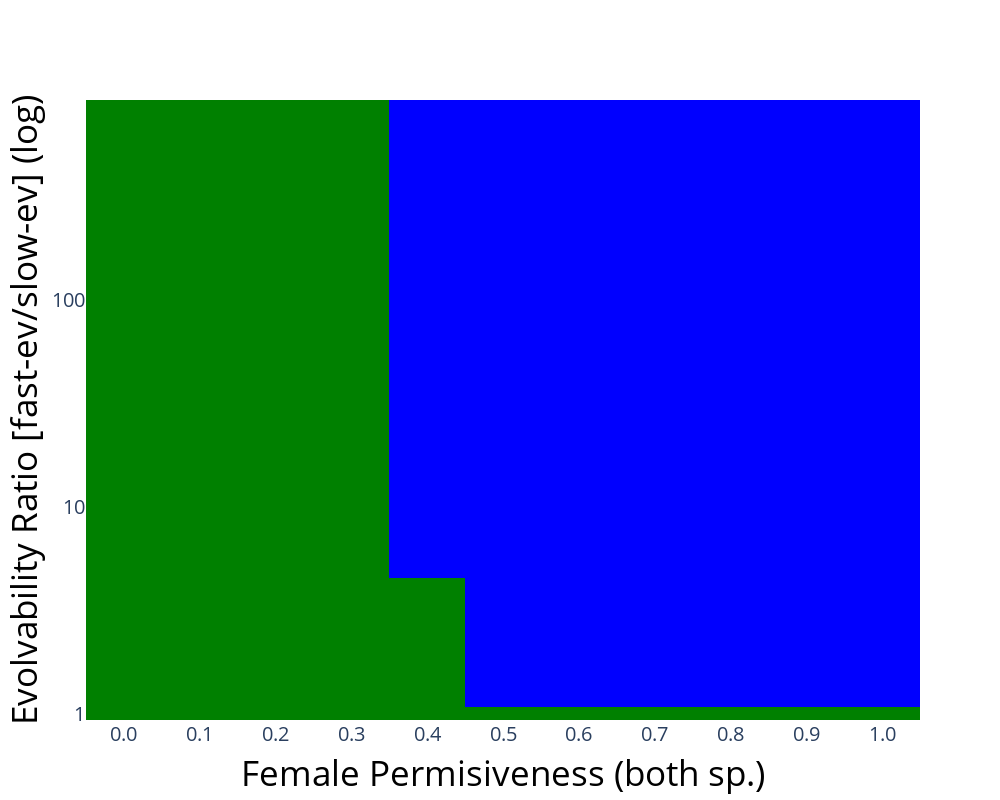

Notebook code for this chart:
### Code cell
def plot_2d_sensitivity_analysis_evolvability_vs_permisivness_values(permisiveness_values, V_A2_V_A1_ratios, final_outcomes_matrix):
    color_map = {
        "sp 2 (high-genetic-var) wins, sp 1 (low-genetic-var) extinct": 0,
        "sp 1 (low-genetic-var) wins, sp 2 (high-genetic-var) extinct": 1,
        "both coexist": 2,
        "both extinct": 3
    }

    reverse_color_map = {v: k for k, v in color_map.items()}

    # Convert the final outcomes to numerical values
    numerical_matrix = np.vectorize(color_map.get)(final_outcomes_matrix)
    
    heatmap = go.Heatmap(
        z=numerical_matrix.T,  # Transpose the matrix to match the correct axis
        x=permisiveness_values,
        y=V_A2_V_A1_ratios,
        # colorscale=[[0/3, 'red'], [1/3, 'blue'], [2/3, 'green'], [3/3, 'black']],
        colorscale=[
            [0.0, 'red'],
            [0.25, 'red'],
            [0.25, 'blue'],
            [0.5, 'blue'],
            [0.5, 'green'],
            [0.75, 'green'],
            [0.75, 'black'],
            [1.0, 'black']
        ],
        zmin=0,
        zmax=3,
        showscale = False,
        colorbar=dict(
            tickvals=[0, 1, 2, 3],
            ticktext=list(color_map.keys()),
        )
    )
    fig = go.Figure(data=[heatmap])


    fig.update_layout(
        xaxis=dict(
            title='Female Permisiveness (both sp.)',
            tickvals = [0.0, 0.1, 0.2,0.3, 0.4, 0.5, 0.6,0.7, 0.8, 0.9 , 1.0 ],
            ticktext= ['0.0', '0.1', '0.2', '0.3', '0.4', '0.5', '0.6', '0.7', '0.8', '0.9', '1.0'],
            tickfont=dict(size=20),  # Increase ticktext font size
            title_font=dict(size=35, color = 'black')  # Increase title font size


        ),
        yaxis=dict(
            title='Evolvability Ratio [fast-ev/slow-ev] (log)',
            type='log',
            tickvals=[1, 10, 100, 1000],
            ticktext=['1', '10', '100', '1000'],
            tickfont=dict(size=20),  # Increase ticktext font size
            title_font=dict(size=35, color = 'black')  # Increase title font size

        ),
        template='plotly',
        width=1000,
        height=800,

 
    )

    pio.show(fig)

def generate_parameters_with_varied_parameters(permissiveness_values, V_A2_V_A1_ratios):
    parameters_list = []
    for permisivness_value in permissiveness_values:
        for V_A2_V_A1 in V_A2_V_A1_ratios:
                parameters_dict = Parameters_for_Analysis(base_parameters=base_parameters, V_A1=0.01, V_A2=0.01).__dict__.copy()
                parameters_dict['V_A2'] = parameters_dict['V_A1'] * V_A2_V_A1
                parameters_dict['mean_heterospecifc_permissivness_females_sp_1'] = permisivness_value
                parameters_dict['mean_heterospecifc_permissivness_females_sp_2'] = permisivness_value
                parameters = Parameters_for_Analysis(base_parameters=base_parameters, **parameters_dict)
                parameters_list.append(parameters)
    return parameters_list


def run_sensitivity_analysis(parameters_list):
    final_outcomes_list = []
    for parameters in parameters_list:
        final_outcome_instance = run_simulation_and_get_outcome_instance(parameters)
        final_outcomes_list.append(final_outcome_instance.outcome)
    return final_outcomes_list

def main():
    V_A2_V_A1_powers = np.arange(0, 3, 0.0625)
    V_A2_V_A1_ratios = np.power(10.0, V_A2_V_A1_powers)
  
    permissiveness_values = np.linspace(0, 1, 11)
    
    parameters_list = generate_parameters_with_varied_parameters(permissiveness_values, V_A2_V_A1_ratios)

    final_outcomes_list = run_sensitivity_analysis(parameters_list)
    
    final_outcomes_matrix = np.array(final_outcomes_list).reshape(len(permissiveness_values),len(V_A2_V_A1_ratios))


    plot_2d_sensitivity_analysis_evolvability_vs_permisivness_values(permissiveness_values, V_A2_V_A1_ratios, final_outcomes_matrix)

if __name__ == "__main__":
    main()

### Figure 1 — Plotly figure (JSON) as saved in the notebook; plotly's stock layout.template omitted (floating-point values rounded to 4 significant figures; data arrays with more than 128 entries replaced by an {"elided": "..."} marker saying what was removed)
{"data": [{"colorbar": {"ticktext": ["sp 2 (high-genetic-var) wins, sp 1 (low-genetic-var) extinct", "sp 1 (low-genetic-var) wins, sp 2 (high-genetic-var) extinct", "both coexist", "both extinct"], "tickvals": [0, 1, 2, 3]}, "colorscale": [[0, "red"], [0.25, "red"], [0.25, "blue"], [0.5, "blue"], [0.5, "green"], [0.75, "green"], [0.75, "black"], [1, "black"]], "showscale": false, "type": "heatmap", "x": [0, 0.1, 0.2, 0.3, 0.4, 0.5, 0.6, 0.7, 0.8, 0.9, 1], "y": [1, 1.155, 1.334, 1.54, 1.778, 2.054, 2.371, 2.738, 3.162, 3.652, 4.217, 4.87, 5.623, 6.494, 7.499, 8.66, 10, 11.55, 13.34, 15.4, 17.78, 20.54, 23.71, 27.38, 31.62, 36.52, 42.17, 48.7, 56.23, 64.94, 74.99, 86.6, 100, 115.5, 133.4, 154.0, 177.8, 205.4, 237.1, 273.8, 316.2, 365.2, 421.7, 487.0, 562.3, 649.4, 749.9, 866.0], "z": {"elided": "48x11 int values"}, "zmax": 3, "zmin": 0}], "layout": {"height": 800, "width": 1000, "xaxis": {"tickfont": {"size": 20}, "ticktext": ["0.0", "0.1", "0.2", "0.3", "0.4", "0.5", "0.6", "0.7", "0.8", "0.9", "1.0"], "tickvals": [0, 0.1, 0.2, 0.3, 0.4, 0.5, 0.6, 0.7, 0.8, 0.9, 1], "title": {"font": {"color": "black", "size": 35}, "text": "Female Permisiveness (both sp.)"}}, "yaxis": {"tickfont": {"size": 20}, "ticktext": ["1", "10", "100", "1000"], "tickvals": [1, 10, 100, 1000], "title": {"font": {"color": "black", "size": 35}, "text": "Evolvability Ratio [fast-ev/slow-ev] (log)"}, "type": "log"}}}
